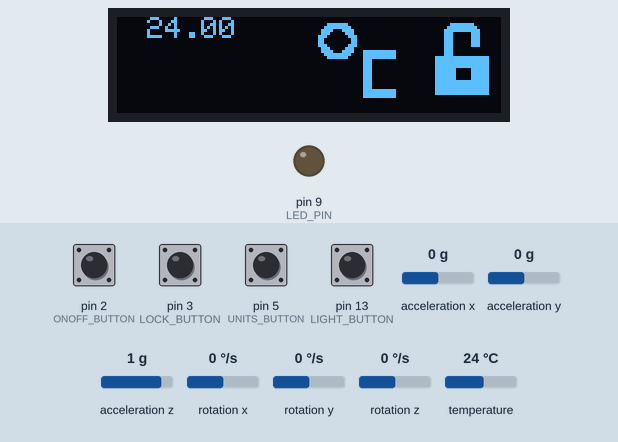
A sketch run on a simulated Arduino Uno, built with avr-gcc and run on an emulated ATmega328P. On the bench: 128×32 one-colour display, output pins drawn as LEDs (lit = HIGH). The test bench sets the inputs (shaded band); at power-on: pin 2 (ONOFF_BUTTON), pin 3 (LOCK_BUTTON), pin 5 (UNITS_BUTTON), pin 13 (LIGHT_BUTTON) LOW, acceleration x 0 g, temperature 24 °C, acceleration y 0 g, acceleration z 1 g, rotation x 0 °/s, rotation y 0 °/s, rotation z 0 °/s. The display library's start-up logo is not drawn; what the sketch prints to the serial monitor is not drawn.

Above: at 3.4 s.
3.5 s: pin 3 (LOCK_BUTTON) pulled HIGH for 0.9 s
At 4.3 s:
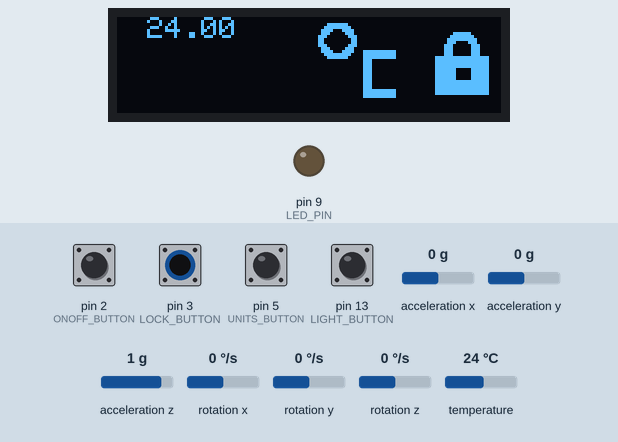
5.9 s: pin 13 (LIGHT_BUTTON) pulled HIGH for 0.9 s
At 7.0 s:
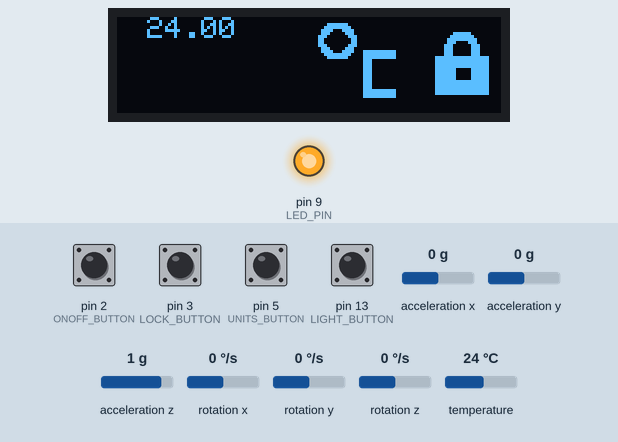
8.3 s: acceleration x set to -1.4 g
At 9.8 s:
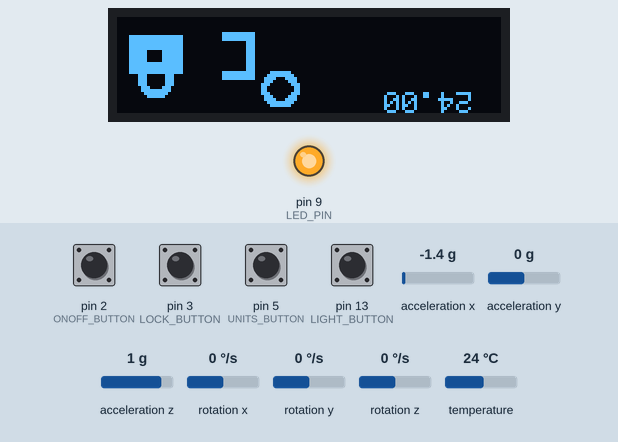
11.5 s: temperature set to 12 °C
At 11.9 s:
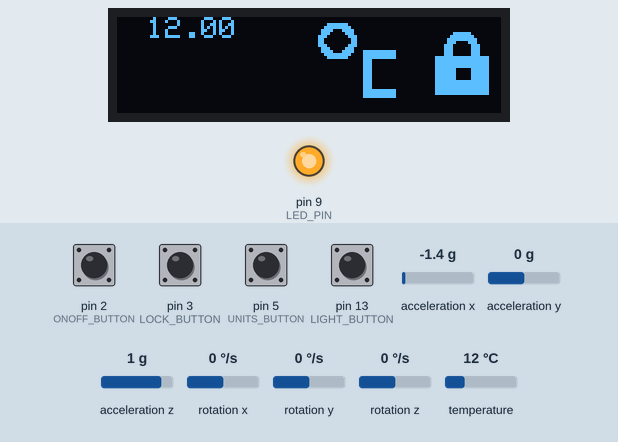
13.1 s: pin 3 (LOCK_BUTTON) pulled HIGH for 0.9 s
At 13.6 s:
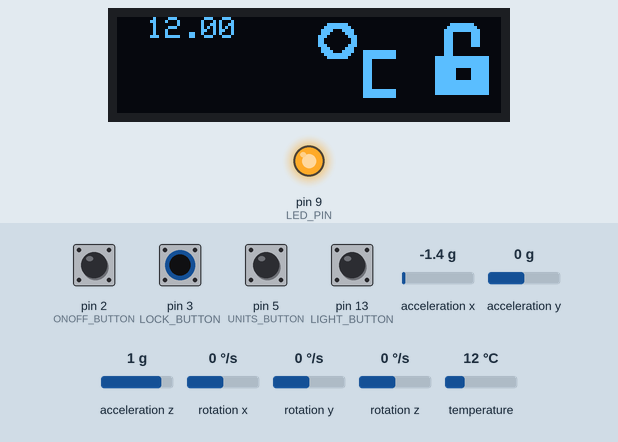
15.5 s: acceleration x set to 0 g
At 16.9 s:
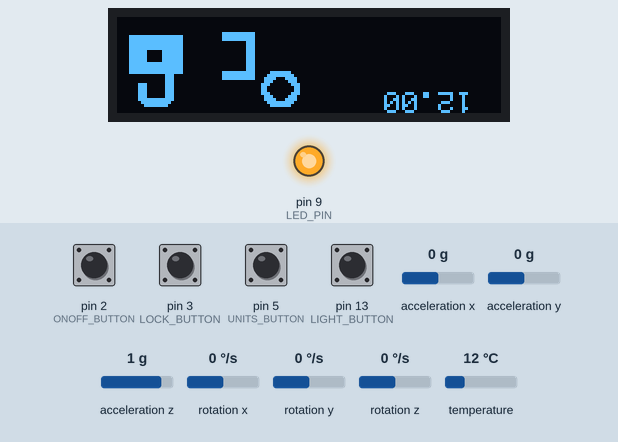
Timing chart, 0 to 18.5 s (numbered marks = the images above; inputs shaded):
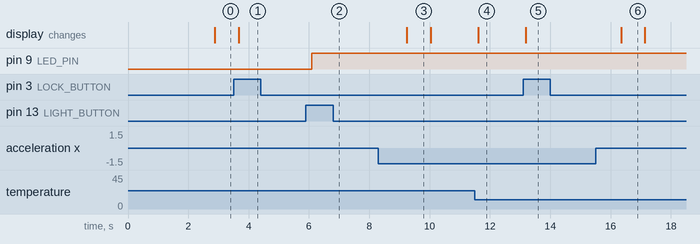

Measured:
- after the input at 3.5 s, the display: changes after 0.17 s (image 1)
- after the input at 5.9 s, pin 9 (LED_PIN): LOW → HIGH after 0.18 s
- after the input at 8.3 s, the display: changes after 0.94 s (image 3)
- after the input at 11.5 s, the display: changes after 0.11 s (image 4)
- after the input at 13.1 s, the display: changes after 0.09 s (image 5)
- after the input at 15.5 s, the display: changes after 0.85 s (image 6)
- what the display in image 3 shows lasts 0.8 s, from 9.2 s to 10.0 s

The sketch:

ThermoProbe_Combined_Code.ino
```cpp
/*********************************************
* LIBRARY INCLUSIONS AND DEFINITIONS FOR MPU *
*********************************************/

// MPU libraries
#include "I2Cdev.h"
#include "MPU6050.h"

// MPU Definitions and Setups

#if I2CDEV_IMPLEMENTATION == I2CDEV_ARDUINO_WIRE
    #include "Wire.h"
#endif

// class default I2C address is 0x68
MPU6050 accelgyro;

// Declares outputs of MPU6050 as 16 bit integers
int16_t ax, ay, az;
int16_t gx, gy, gz;

#define OUTPUT_READABLE_ACCELGYRO

/**********************************************
* LIBRARY INCLUSIONS AND DEFINITIONS FOR OLED *
**********************************************/

// OLED libraries
#include <SPI.h>
#include <Wire.h>
#include <Adafruit_GFX.h>
#include <Adafruit_SSD1306.h>
#include "Lock_Img_Array.h"
#include "Units_Img_Array.h"

// OLED Definitions and Setups

// Defines Screen Width and Height as Macros
#define SCREEN_WIDTH 128 // OLED display width, in pixels
#define SCREEN_HEIGHT 32 // OLED display height, in pixels

// Declaration for an SSD1306 display connected to I2C (SDA, SCL pins)
// The pins for I2C are defined by the Wire-library.
// On an arduino UNO:       A4(SDA), A5(SCL)
#define OLED_RESET     -1 // Reset pin # (or -1 if sharing Arduino reset pin)
#define SCREEN_ADDRESS 0x3C ///< See datasheet for Address; 0x3D for 128x64, 0x3C for 128x32
Adafruit_SSD1306 display(SCREEN_WIDTH, SCREEN_HEIGHT, &Wire, OLED_RESET);

char gRotation = 0;  // Defines Orientation of Screen. O if normal, 2 if 180 degrees (flipped)

/*****************************************************
* LIBRARY INCLUSIONS AND DEFINITIONS FOR TEMP SENSOR *
*****************************************************/

#include <OneWire.h>
#include <DallasTemperature.h>

// Data wire is plugged into port 2 on the Arduino
#define ONE_WIRE_BUS 8

// Setup a oneWire instance to communicate with any OneWire devices (not just Maxim/Dallas temperature ICs)
OneWire oneWire(ONE_WIRE_BUS);

// Pass our oneWire reference to Dallas Temperature.
DallasTemperature sensors(&oneWire);

volatile float gTempC = 0;   // Stores Temperature in Celsius
volatile float gTempF = 0;   // Stores Temperature in Fahreinheit
volatile int gLedStateFlag = 0;
volatile int gTempReadFlag = 0;

/******************
* PIN DEFINITIONS *
******************/

#define LIGHT_BUTTON 13
#define UNITS_BUTTON 5
#define LOCK_BUTTON 3
#define ONOFF_BUTTON 2
#define LED_PIN 9

/******************************
* ENUMERATE STATE DEFINITIONS *
******************************/

// For state of device
enum DeviceStates_e {IDLE_STATE, OFF_STATE};
enum DeviceStates_e gDeviceState;

/************************************
* TIMER 1 and 2 RELATED DEFINITIONS *
************************************/

// 16MHz/256 = 62.5kHz = 16us | Timer 1-->16 bits = 65536
#define TIMER1_COMPARE_VALUE 62500
// With the 256 prescaler we can get 1s by counting up to 250 and then multiply by 3.
#define TIMER2_COMPARE_VALUE 250      // gets 4ms
// Defines Timer 2 Counter Limit to use to reset timer
#define TIMER_COUNTER_MAX 750

volatile int gCounterTimer = 0;     // To count number of times Timer2 runs start to finish

/****************************
* FLAG VARIABLE DEFINITIONS *
****************************/
volatile char gOnOffFlag = 0; // 0 is off, 1 is on
volatile char gLockFlag = 0;  // 0 is locked, 1 is unlocked

char gUnitsFlag = 0;          // 0 is Celsius and 1 is Fahrenheit
char gBacklightFlag = 1;      // 0 is off, 1 is on


void setup() {
  // Init Serial (TMP)
  Serial.begin(9600);

  noInterrupts();  // Disable Interrupts until Setup is Complete

  /***********************************
  * Buttons, LED and Interrupt Setup *
  ***********************************/

  pinMode(LIGHT_BUTTON, INPUT);
  pinMode(UNITS_BUTTON, INPUT);
  pinMode(LOCK_BUTTON, INPUT);
  pinMode(ONOFF_BUTTON, INPUT);
  pinMode(LED_PIN, OUTPUT);

  //Enable External Interrupt
  attachInterrupt(digitalPinToInterrupt(LOCK_BUTTON), isr_lock_button, RISING);
  attachInterrupt(digitalPinToInterrupt(ONOFF_BUTTON), isr_onoff_button, RISING);

  /******************************************
  * Timer 1 (Reading Sensor - 16bits) Setup *
  *******************************************/

  // Speed of Timer 1 = 16MHz/256 = 62.5kHz (16us)
  TCCR1A = 0;                   // Resets Timer1 Control Register A to begin with
  TCCR1B = 0;                   // Resets Timer1 Control Register B to begin with
  OCR1A = TIMER1_COMPARE_VALUE;  // Set Timer Compare to 62500
  TCCR1B |= (1 << WGM12);       // CTC mode
  // Start Timer only when turns on
  //  TCCR1B |= (1 << CS12);        // Set prescaler to 256
  TIMSK1 |= (1 << OCIE1A);      // Enable Timer1 compare interrupt

  /****************************************
  * Timer 2 (Units and Cal - 8bits) Setup *
  ****************************************/

  // Speed of Timer 2 = 16MHz/256 = 62.5kHz (1.6us)
  TCCR2A = 0;                   // Resets Timer2 Control Register A to begin with
  TCCR2B = 0;                   // Resets Timer2 Control Register B to begin with
  OCR2A = TIMER2_COMPARE_VALUE;  // Set Timer Compare to 250 to be able to reset at 1s to be run 3 times
  TCCR2B |= (1 << WGM21);       // CTC mode
  // TCCR2B |= (1 << CS21) | (1 << CS22);        // Set prescaler to 256  --> Disabled to only start when units or cal buttons are pressed
  TIMSK2 |= (1 << OCIE2A);      // Enable Timer2 compare interrupt

  // Enable Interrupts
  interrupts();

  /************
  * MPU Setup *
  ************/

  // join I2C bus (I2Cdev library doesn't do this automatically)
  #if I2CDEV_IMPLEMENTATION == I2CDEV_ARDUINO_WIRE
    Wire.begin();
  #elif I2CDEV_IMPLEMENTATION == I2CDEV_BUILTIN_FASTWIRE
    Fastwire::setup(400, true);
  #endif

  // initialize device
  Serial.println("Initializing I2C devices...");
  accelgyro.initialize();

  // verify connection
  Serial.println("Testing device connections...");
  Serial.println(accelgyro.testConnection() ? "MPU6050 connection successful" : "MPU6050 connection failed");

  /*************
  * OLED Setup *
  *************/

  // SSD1306_SWITCHCAPVCC = generate display voltage from 3.3V internally
  if(!display.begin(SSD1306_SWITCHCAPVCC, SCREEN_ADDRESS)) {
    Serial.println(F("SSD1306 allocation failed"));
    for(;;); // Don't proceed, loop forever
  }

  // Show initial display buffer contents on the screen --
  // the library initializes this with an Adafruit splash screen.
  display.display();
  delay(2000); // Pause for 2 seconds

  // Clear the buffer
  display.clearDisplay();

  /********************
  * TEMP SENSOR Setup *
  ********************/
  sensors.begin();

}

void loop() {
  display.clearDisplay();
  switch(gDeviceState){

    case IDLE_STATE:

      checkButtons();

      // Adjusting Orientation based on MPU
      // read raw accel/gyro measurements from device
      accelgyro.getMotion6(&ax, &ay, &az, &gx, &gy, &gz);

      #ifdef OUTPUT_READABLE_ACCELGYRO
        // display tab-separated accel/gyro x/y/z values
        if (ax < 0){
          gRotation = 2;
        }
        else{
          gRotation = 0;
        }
      #endif

      if (gTempReadFlag = 1)
      {
        gTempReadFlag = 0;
        sensors.requestTemperatures();          // Send the command to get temperatures
        gTempC = sensors.getTempCByIndex(0);    // Reads Sensor in Celsius
        gTempF = gTempC*(9.0/5.0) + 32;             // Converts sensor reading to Fahrenheit
      }

      // Displays Lock and Units as defined by Flag
      if (1 == gLockFlag)
      {
        display.drawBitmap(0, 0, lockimages[0], SCREEN_WIDTH, SCREEN_HEIGHT, WHITE);
      }
      else
      {
        display.drawBitmap(0, 0, lockimages[1], SCREEN_WIDTH, SCREEN_HEIGHT, WHITE);
      }

      if (0 == gUnitsFlag)
      {
        display.drawBitmap(0, 0, unitsimages[0], SCREEN_WIDTH, SCREEN_HEIGHT, WHITE);   // Celsius Image
        // Displays Temp Reading in Celsius
        display.setTextColor(SSD1306_WHITE);
        display.setTextSize(1); //Draw 1X-scale text
        display.setCursor(10,0);
        display.print(gTempC);
      }
      else
      {
        display.drawBitmap(0, 0, unitsimages[1], SCREEN_WIDTH, SCREEN_HEIGHT, WHITE);   // Fahrenheit Image
        // Displays Temp Reading in Celsius
        display.setTextColor(SSD1306_WHITE);
        display.setTextSize(1); //Draw 1X-scale text
        display.setCursor(10,0);
        display.print(gTempF);
      }

      // Sets Screen Orientation and Displays Result
      display.setRotation(gRotation);
      display.display();
    break;

    case OFF_STATE:
      digitalWrite(LED_PIN, LOW); // Turn off Backlight LED
      display.clearDisplay();     // Clear OLED
      display.display();
    break;

  }

}

/*****************
* ISR FUNCTIONS *
*****************/
void isr_lock_button()
{
  gLockFlag = !gLockFlag;
  if (1 == gLockFlag)
  {
    // Unlock - Start Timer 1 (Read Sensor)
    TCCR1B |= (1 << CS12);
  }
  else
  {
    // Lock - Stop Timer 1 (Stop Reading Sensor)
    TCCR1B &= (0 << CS12);
  }
}

void isr_onoff_button()
{
  gOnOffFlag = !gOnOffFlag;
  if (1 == gOnOffFlag)
  {
    gDeviceState = IDLE_STATE;
    TCCR1B |= (1 << CS12);      // Start Timer 1 (Start Reading Sensor)
  }
  else
  {
    gDeviceState = OFF_STATE;
    TCCR1B &= ~(1 << CS12);     // Stop Timer1 (Stop Reading Sensor)
  }
}

ISR (TIMER1_COMPA_vect)
{
  gTempReadFlag = 1;
}

ISR (TIMER2_COMPA_vect)
{
  gCounterTimer ++;
  if (gCounterTimer >= TIMER_COUNTER_MAX)
  {
    // Reset Counter when get to limit
    gCounterTimer = 0;
    if (1 == digitalRead(UNITS_BUTTON))
    {
      gUnitsFlag = !gUnitsFlag;
    }
    TCCR2B &= (0 << CS21) | (0 << CS22);    // Stops Timer
  }
}

/****************
* AUX FUNCTIONS *
****************/
void checkButtons()
{
  // Check Light Button (CHANGE TO VARIABLE THAT TOGGLES - TODO)
  if (1 == digitalRead(LIGHT_BUTTON))
  {
    delay(50);    // To Debounce
    if (digitalRead(LIGHT_BUTTON) == HIGH)
    {
        gLedStateFlag = !gLedStateFlag;
        digitalWrite(LED_PIN, gLedStateFlag);
    }
  }

  // Check Units Button and enters correct state to change units
  if(1 == digitalRead(UNITS_BUTTON))
  {
    gCounterTimer = 0; // Reset counter
    TCCR2B |= (1 << CS21) | (1 << CS22);    // Starts Timer
  }
}
```

Source omitted: ock_Img_Array.h (data table, 6530 bytes), its_Img_Array.h (data table, 6498 bytes)
